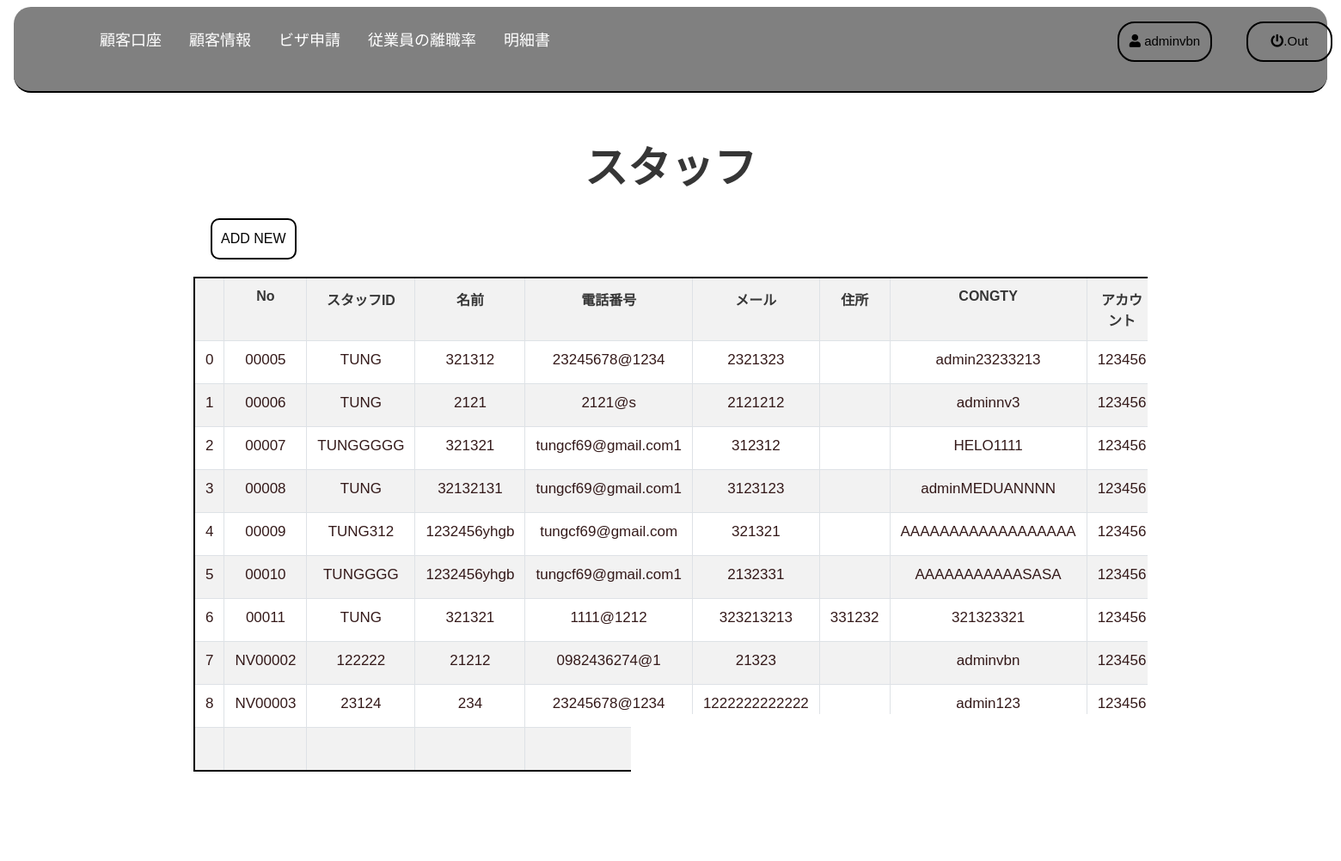
/ADMIN/nhanvien.php (signed in), run on the app's committed database.
### tables this page shows
CREATE TABLE `nhanvien` (
  `NVID` varchar(255) NOT NULL,
  `NAMENV` varchar(255) NOT NULL,
  `PHONE` varchar(255) NOT NULL,
  `EMAIL` varchar(255) NOT NULL,
  `DIACHI` varchar(255) NOT NULL,
  `USERID` int(11) NOT NULL,
  `NVCONGTY` varchar(1000) NOT NULL
);

CREATE TABLE `users` (
  `USERID` int(11) NOT NULL,
  `NAME` varchar(255) NOT NULL,
  `PASS` varchar(255) NOT NULL,
  `PHANQUYEN` varchar(255) NOT NULL,
  `MAVIDEO` varchar(1000) NOT NULL
);

### ADMIN/nhanvien.php (the view, shortened to what this page needs)
<?php
include('control.php');
$get_data=new data();
$ID=$_GET['edit'];
  $result = mysqli_query($conn, 'select count(NVID) as total from nhanvien');
  $row = mysqli_fetch_assoc($result);
  $total_records = $row['total'];
  $current_page = isset($_GET['page']) ? $_GET['page'] : 1;
  $limit = 10;
  $total_page = ceil($total_records / $limit);
  $start = ($current_page - 1) * $limit;
  $result = mysqli_query($conn, "SELECT * FROM users INNER JOIN nhanvien ON users.USERID=nhanvien.USERID LIMIT $start, $limit");
?>
<html lang="en">
<head>
    <link rel="stylesheet" href="https://maxcdn.bootstrapcdn.com/bootstrap/4.0.0/css/bootstrap.min.css">
    <link rel="stylesheet" href="https://use.fontawesome.com/releases/v5.7.0/css/all.css">
    <link href="css\csss3.css" rel="stylesheet">
</head>
<body class="body">
    <div class="header">
      <div class="Navbar">
        <ul class="topnav">
          <div class="tavba">
            <li class="navbar-user">
              <a href="singout.php"><i class="fa fa-power-off"></i>.Out</a>
            </li>
            <li class="navbar-singin">
                <a href=""><i class="fa fa-user "></i> <?php echo $_SESSION['username']; ?> </a>
            </li>
            <li <?php if($_SESSION['PHANQUYEN']<=1){echo "";}else{echo "hidden";} ?>><a   href="hoadon.php">明細書</a></li>
            <li <?php if($_SESSION['PHANQUYEN']<=1){echo "";}else{echo "hidden";} ?>><a  href="hoadonnhanvien.php">従業員の離職率</a></li>
            <li <?php if($_SESSION['PHANQUYEN']<=1){echo "";}else{echo "hidden";} ?>><a   href="visa.php">ビザ申請</a></li>
            <li <?php if($_SESSION['PHANQUYEN']<=1){echo "";}else{echo "hidden";} ?>><a  href="khachhang.php">顧客情報</a></li>
            <li <?php if($_SESSION['PHANQUYEN']<=1){echo "";}else{echo "hidden";} ?>><a      href="taikhoankhachhang.php">顧客口座</a></li>
          </div>
       </ul>
      </div>
    </div>
    <div class="section">
      <div class="container">
        <div class="section-txt">
          <h1 > スタッフ</h1>
        </div>
        <div class="row">
          <div class="col-md-8">
            <div class="btn-add">
              <?php if($ID!=NULL){echo '<button type="button" class="btn" data-toggle="modal" style="background-color:black;color:white;" data-target="#myModaleadd">  EDIT スタッフ </button> <button type="button" class="btn" hea> <a href="nhanvien.php">BACK</a> </button> '; } else{echo '<button type="button" class="btn" data-toggle="modal" data-target="#myModaleadd">ADD NEW</button>';} ?>
            </div>
          </div>
        </div>
        <form  class="hienthi" role="form" method="post" enctype="multipart/form-data"style="overflow:auto;">
         <table class="table table-bordered table-striped table-responsive-stack"  id="tableOne">
            <tr>
              <th></th>
              <th>No</th>
              <th> スタッフID</th>
              <th>名前</th>
              <th>電話番号</th>
              <th>メール</th>
              <th>住所</th>
              <th>CONGTY</th>
              <th>アカウント</th>
           </tr>
           <?php
           if (isset($_POST['timkiem'])) {
             $tk=$get_data->search_nhanvien($_POST['search']);
           ?>
             <?php $stt=0; foreach($tk as $se){ ?>
                 <tr>
                   <td  style="width:200px;" align="center" <?php if($_SESSION['PHANQUYEN']==0){echo "";}else{echo "hidden";} ?>>
                     <div class="row" style="margin:5px;">
                       <div style="margin-bottom:10px;" class="btn-edit"><a href="nhanvien.php?edit=<?php echo $se['NVID'];?>" data-target="#myModaleadd"><button type="button" name="button" class="btn"> <i class="fas fa-edit" ></i></button></a> </div>
                       <div style=";" class="btn-del"><a href="nhanvien.php?del=<?php echo $se['NVID'];?>" onclick="if(confirm('Bạn có chắc chắn xóa không?')) return true; else return false;"><button type="button" name="button" class="btn"> <i class="fa fa-trash" ></i></button></a></div>
                     </div>
                   </td>
                     <td><?php echo $stt ?></td>
                     <td><?php echo $se['NVID'] ?></td>
                     <td><?php echo $se['NAMENV'] ?></td>
                     <td><?php echo $se['PHONE'] ?></td>
                     <td><?php echo $se['EMAIL'] ?></td>
                     <td><?php echo $se['DIACHI'] ?></td>
                     <td><?php echo $se['NVCONGTY'] ?></td>
                     <td><?php echo $se['NAME'] ?></td>
                     <td><?php echo $se['PASS'] ?></td>
                 </tr>
             <?php $stt++;} ?>
       <?php }   else { ?>
         <?php $stt=0; foreach($result as $se){ ?>
             <tr>
               <td><?php echo $stt ?></td>
               <td><?php echo $se['NVID'] ?></td>
               <td><?php echo $se['NAMENV'] ?></td>
               <td><?php echo $se['PHONE'] ?></td>
               <td><?php echo $se['EMAIL'] ?></td>
               <td><?php echo $se['DIACHI'] ?></td>
               <td><?php echo $se['NVCONGTY'] ?></td>
               <td><?php echo $se['NAME'] ?></td>
               <td><?php echo $se['PASS'] ?></td>
             </tr>
         <?php $stt++;} ?>
       <?php } ?>
           </table>
        </form>
        <nav aria-label="Page navigation example">
          <ul class="pagination">
            <?php
             for ($i = 1; $i <= $total_page; $i++){
                 if ($i == $current_page){
                     echo ' <li class="page-item btn-active"> <a class="page-link " href="#">'.$i.'</a></li> ';
                 }
                 else{
                     echo ' <li class="page-item"><a class="page-link" href="nhanvien.php?page='.$i.'">'.$i.'</a></li> ';
                 }
             }
             if ($current_page < $total_page && $total_page > 1){
                    echo ' <li class="page-item btn-item"><a style="height:38px;" class="page-link" href="nhanvien.php?page='.($current_page+1).'"><i class="fa fa-angle-double-right" aria-hidden="true"></i></a></li> ';
             }
            ?>
      </ul>
    </nav>
      </div>
    </div>
</body>
</html>

### ADMIN/css/csss3.css (style rules this page uses)
html { font-family: sans-serif; line-height: 1.15; -webkit-text-size-adjust: 100%; -webkit-tap-highlight-color: rgba(0, 0, 0, 0); font-family: "Montserrat", sans-serif; }
article, aside, figcaption, figure, footer, header, hgroup, main, nav, section { display: block; }
body { margin: 0; font-family: "Helvetica", sans-serif; font-size: 1rem; font-weight: 400; line-height: 1.5; color: black; text-align: left; }
.body { background-color:white; color: #363636; }
ul.pagination .btn-item a { color:white; background-color: #363636; border: 2px solid black; padding-bottom: 12px; }
ul.pagination .btn-active a { color: white; background-color: #363636; border: 2px solid black; }
ul.pagination li a { color: #363636; margin: 5px; border: 2px solid black; border-radius: 5px; }
.hienthi table { border: 2px solid black; border-radius: 30px; }
.hienthi th { text-align: center; }
.hienthi td { height: 50px; color: rgba(30,0,0, 0.9); font-size: 17px; font-weight: 500; text-align: center; }
.btn-add button { border: 2px solid black; border-radius: 10px; margin: 20px; padding: 10px; background-color: white; }
.navbar { z-index: 1; }
.tavba .navbar-user a { padding: 10px; position: absolute; top: 5px; left: 1350px; width: 100px; border: 2px solid black; border-radius: 20px; color: black; font-size: 15px; }
.tavba .navbar-singin a { padding: 10px; position: absolute; top: 5px; left: 1200px; width: 110px; border: 2px solid black; border-radius: 20px; color: black; font-size: 15px; }
.tavba { position: absolute; top: 20px; left: 100px; }
.tavba li a { font-size: 18px; font-weight: 400; }
ul.topnav { list-style-type: none; margin: 0; padding: 0; overflow: hidden; background-color: gray; width: 100%; height: 100px; border-bottom:2px solid black; border-radius: 20px; }
ul.topnav li { float: right; }
ul.topnav li a { display: block; color:white; text-align: center; padding: 14px 16px; text-decoration: none; }
.section { padding-bottom: 50px; }
.section-txt h1 { text-align: center; padding-top: 50px; font-size: 50px; font-weight: bold; }

### data on the page
nhanvien: NVID "00005", NAMENV "TUNG", PHONE "321312", EMAIL "23245678@1234", DIACHI "2321323", USERID.NAME "admin23233213", USERID.PASS "123456"
nhanvien: NVID "00006", NAMENV "TUNG", PHONE "2121", EMAIL "2121@s", DIACHI "2121212", USERID.NAME "adminnv3", USERID.PASS "123456"
nhanvien: NVID "00007", NAMENV "TUNGGGGG", PHONE "321321", EMAIL "tungcf69@gmail.com1", DIACHI "312312", USERID.NAME "HELO1111", USERID.PASS "123456"
nhanvien: NVID "00008", NAMENV "TUNG", PHONE "32132131", EMAIL "tungcf69@gmail.com1", DIACHI "3123123", USERID.NAME "adminMEDUANNNN", USERID.PASS "123456"
nhanvien: NVID "00009", NAMENV "TUNG312", PHONE "1232456yhgb", EMAIL "tungcf69@gmail.com", DIACHI "321321", USERID.NAME "AAAAAAAAAAAAAAAAAA", USERID.PASS "123456"
nhanvien: NVID "00010", NAMENV "TUNGGGG", PHONE "1232456yhgb", EMAIL "tungcf69@gmail.com1", DIACHI "2132331", USERID.NAME "AAAAAAAAAAASASA", USERID.PASS "123456"
nhanvien: NVID "00011", NAMENV "TUNG", PHONE "321321", EMAIL "1111@1212", DIACHI "323213213", NVCONGTY "331232", USERID.NAME "321323321", USERID.PASS "123456"
nhanvien: NVID "NV00002", NAMENV "122222", PHONE "21212", EMAIL "0982436274@1", DIACHI "21323", USERID.NAME "adminvbn", USERID.PASS "123456"
nhanvien: NVID "NV00003", NAMENV "23124", PHONE "234", EMAIL "23245678@1234", DIACHI "1222222222222", USERID.NAME "admin123", USERID.PASS "123456"

### other printed values
$_SESSION['username'] "adminvbn"
